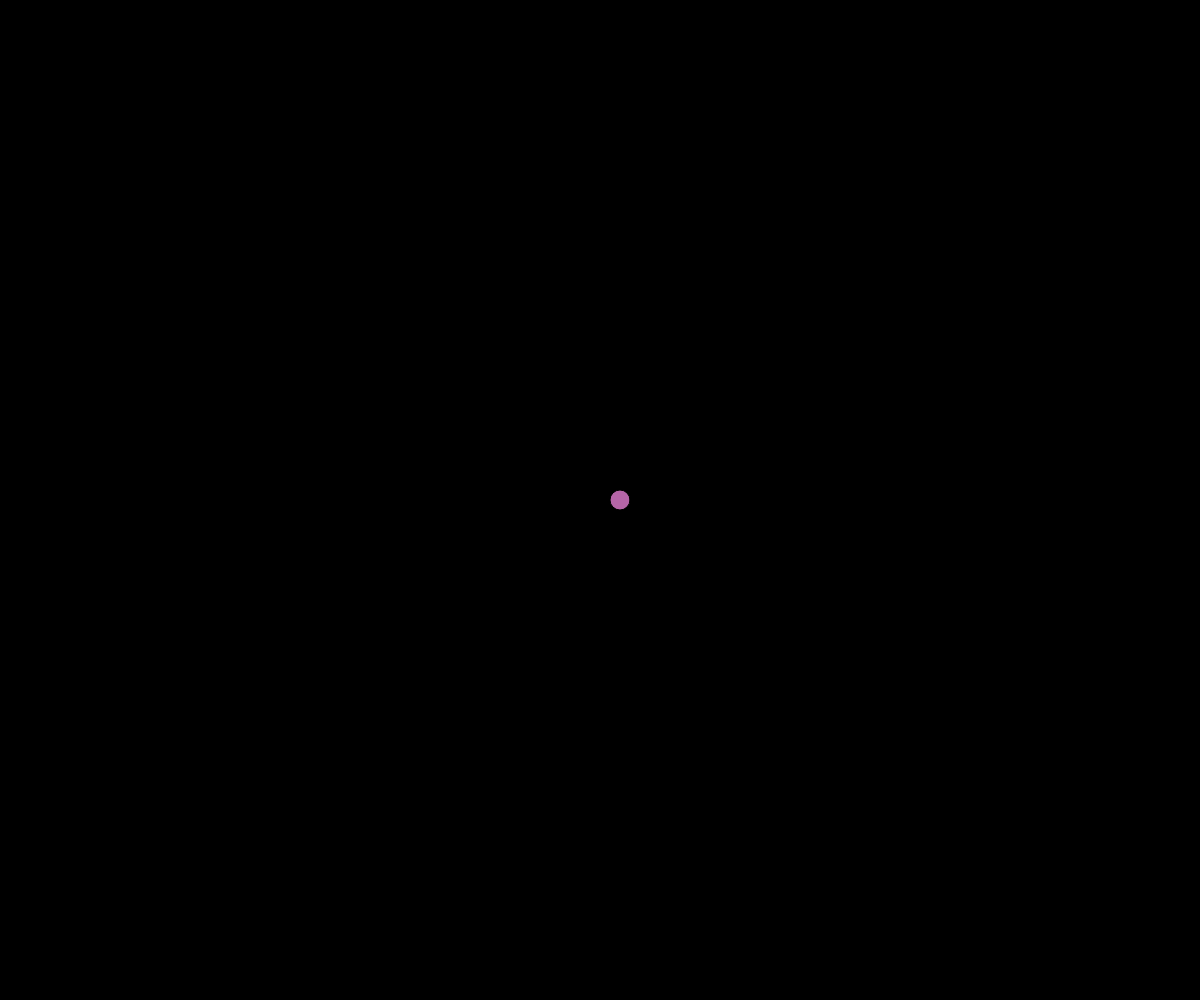
Frame 1 (no input)
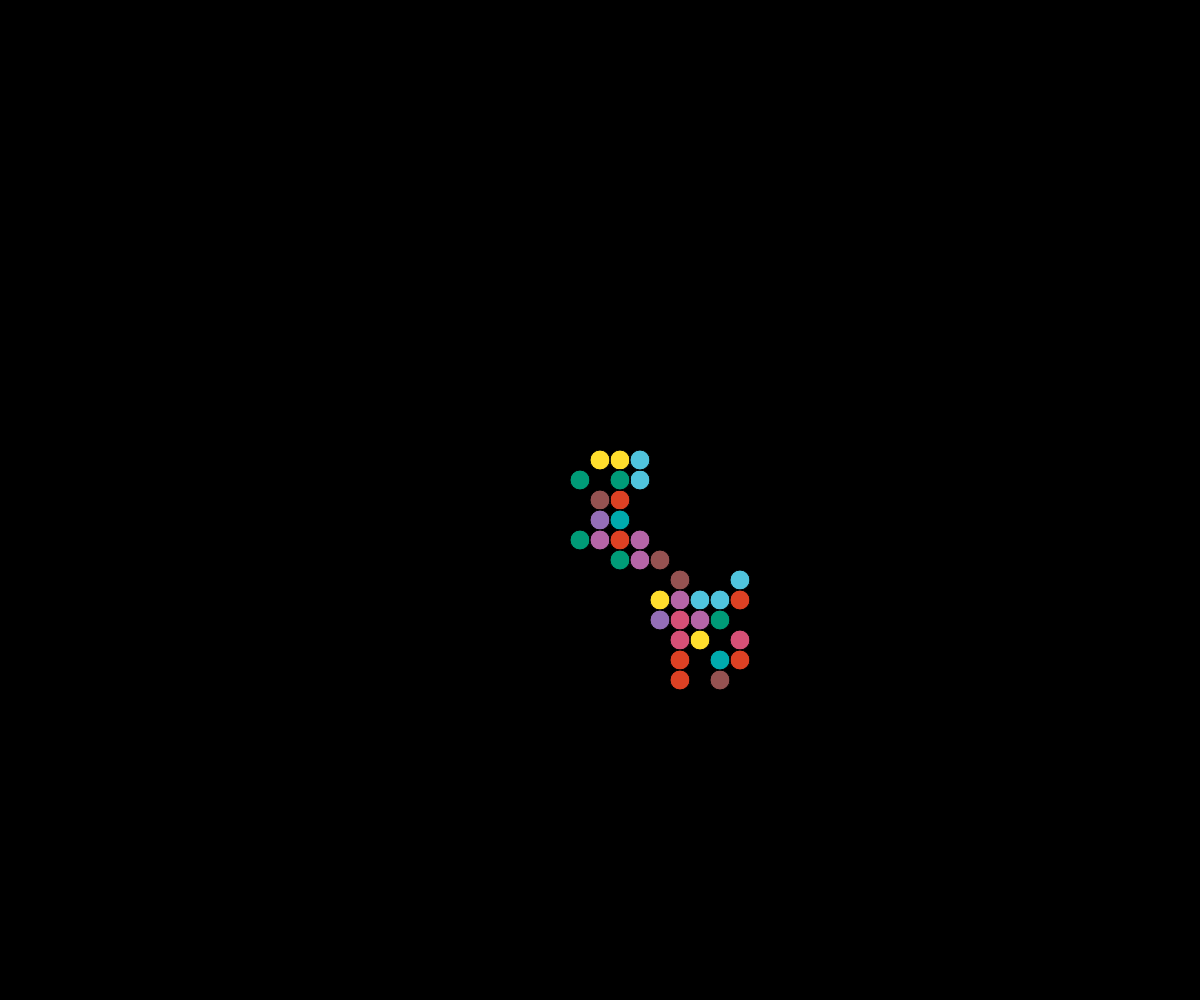
Frame 60 (no input)
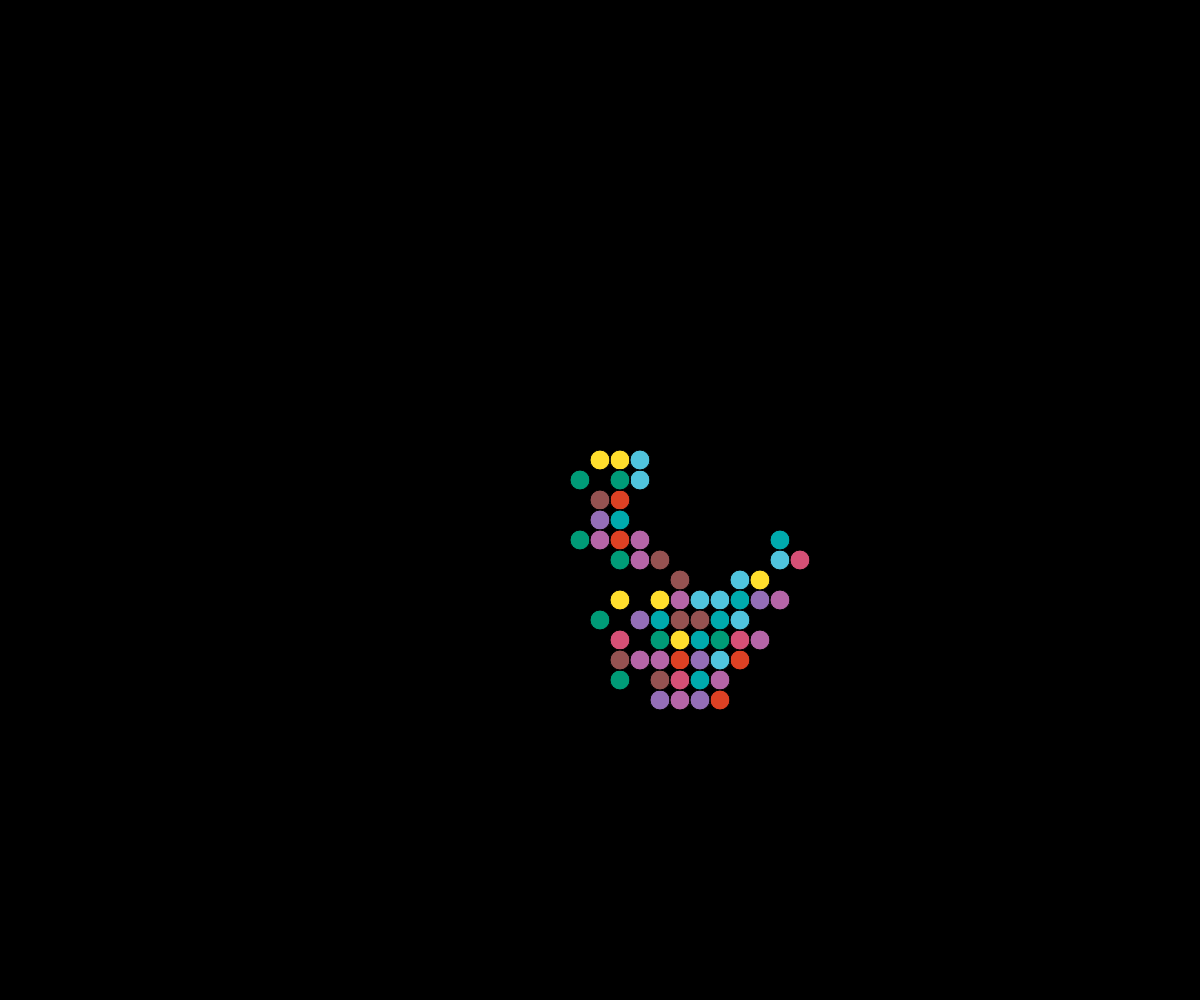
Frame 120 (the mouse pressed at the canvas centre since frame 60)

The p5.js sketch that drew these frames (run headless with seeded random() and noise() and a simulated clock; from frame 60 on, the mouse is pressed at the canvas centre):

// p5.js sketch
// ── sketch.js
let x;
let y;
let sz = 20;
//let spx = 1
//let spy =1
let sp = 20;
let clrs;

let tauIndex = 0;
function setup() {
  createCanvas(windowWidth, windowHeight);
  background(0);
  x = width / 2;
  y = height / 2;

  clrs = [
    color(255, 222, 45), // Yellow
    color(0, 170, 173), // Turquoise
    color(80, 196, 221), // Aquamarine
    color(148, 110, 183), // Purple
    color(149, 82, 81), // Marsala
    color(181, 101, 167), // Radiant Orchid
    color(0, 155, 119), // Emerald
    color(221, 65, 36), // Tangerine Tango
    color(214, 80, 118), // Honeysuckle
  ];
}

function draw() {
  switch (tauarr[tauIndex]) {
    case 1:
      fill(clrs[0]);
      x -= sp;
      y -= sp;
      break;
    case 2:
      fill(clrs[1]);
      //x -= sp;
      y -= sp;
      break;
    case 3:
      fill(clrs[2]);
      x += sp;
      y -= sp;
      break;
    case 4:
      fill(clrs[3]);
      x -= sp;
      //y -= sp;
      break;
    case 5:
      fill(clrs[4]);
      //x -= sp;
      //y -= sp;
      break;
    case 6:
      fill(clrs[5]);
      x += sp;
      //y -= sp;
      break;
    case 7:
      fill(clrs[6]);
      x -= sp;
      y += sp;
      break;
    case 8:
      fill(clrs[7]);
      //x -= sp;
      y += sp;
      break;
    case 9:
      fill(clrs[8]);
      x += sp;
      y += sp;
      break;

    default:
      break;
  }
  // fill(255, 255, 0);

  if (x + sz / 2 < 0) x = width - sz / 2;
  if (x - sz / 2 > width) x = sz / 2;
  if (y + sz / 2 < 0) y = height - sz / 2;
  if (y - sz / 2 > height) y = sz / 2;

  ellipse(x, y, sz, sz);
  tauIndex++;
  if (tauIndex > tauarr.length) {
    tauIndex = 0;
  }
}

// ── taudigit.js
const tauarr = [
  6, 2, 8, 3, 1, 8, 5, 3, 0, 7, 1, 7, 9, 5, 8, 6, 4, 7, 6, 9, 2, 5, 2, 8, 6, 7,
  6, 6, 5, 5, 9, 0, 0, 5, 7, 6, 8, 3, 9, 4, 3, 3, 8, 7, 9, 8, 7, 5, 0, 2, 1, 1,
  6, 4, 1, 9, 4, 9, 8, 8, 9, 1, 8, 4, 6, 1, 5, 6, 3, 2, 8, 1, 2, 5, 7, 2, 4, 1,
  7, 9, 9, 7, 2, 5, 6, 0, 6, 9, 6, 5, 0, 6, 8, 4, 2, 3, 4, 1, 3, 5, 9, 6, 4, 2,
  9, 6, 1, 7, 3, 0, 2, 6, 5, 6, 4, 6, 1, 3, 2, 9, 4, 1, 8, 7, 6, 8, 9, 2, 1, 9,
  1, 0, 1, 1, 6, 4, 4, 6, 3, 4, 5, 0, 7, 1, 8, 8, 1, 6, 2, 5, 6, 9, 6, 2, 2, 3,
  4, 9, 0, 0, 5, 6, 8, 2, 0, 5, 4, 0, 3, 8, 7, 7, 0, 4, 2, 2, 1, 1, 1, 1, 9, 2,
  8, 9, 2, 4, 5, 8, 9, 7, 9, 0, 9, 8, 6, 0, 7, 6, 3, 9, 2, 8, 8, 5, 7, 6, 2, 1,
  9, 5, 1, 3, 3, 1, 8, 6, 6, 8, 9, 2, 2, 5, 6, 9, 5, 1, 2, 9, 6, 4, 6, 7, 5, 7,
  3, 5, 6, 6, 3, 3, 0, 5, 4, 2, 4, 0, 3, 8, 1, 8, 2, 9, 1, 2, 9, 7, 1, 3, 3, 8,
  4, 6, 9, 2, 0, 6, 9, 7, 2, 2, 0, 9, 0, 8, 6, 5, 3, 2, 9, 6, 4, 2, 6, 7, 8, 7,
  2, 1, 4, 5, 2, 0, 4, 9, 8, 2, 8, 2, 5, 4, 7, 4, 4, 9, 1, 7, 4, 0, 1, 3, 2, 1,
  2, 6, 3, 1, 1, 7, 6, 3, 4, 9, 7, 6, 3, 0, 4, 1, 8, 4, 1, 9, 2, 5, 6, 5, 8, 5,
  0, 8, 1, 8, 3, 4, 3, 0, 7, 2, 8, 7, 3, 5, 7, 8, 5, 1, 8, 0, 7, 2, 0, 0, 2, 2,
  6, 6, 1, 0, 6, 1, 0, 9, 7, 6, 4, 0, 9, 3, 3, 0, 4, 2, 7, 6, 8, 2, 9, 3, 9, 0,
  3, 8, 8, 3, 0, 2, 3, 2, 1, 8, 8, 6, 6, 1, 1, 4, 5, 4, 0, 7, 3, 1, 5, 1, 9, 1,
  8, 3, 9, 0, 6, 1, 8, 4, 3, 7, 2, 2, 3, 4, 7, 6, 3, 8, 6, 5, 2, 2, 3, 5, 8, 6,
  2, 1, 0, 2, 3, 7, 0, 9, 6, 1, 4, 8, 9, 2, 4, 7, 5, 9, 9, 2, 5, 4, 9, 9, 1, 3,
  4, 7, 0, 3, 7, 7, 1, 5, 0, 5, 4, 4, 9, 7, 8, 2, 4, 5, 5, 8, 7, 6, 3, 6, 6, 0,
  2, 3, 8, 9, 8, 2, 5, 9, 6, 6, 7, 3, 4, 6, 7, 2, 4, 8, 8, 1, 3, 1, 3, 2, 8, 6,
  1, 7, 2, 0, 4, 2, 7, 8, 9, 8, 9, 2, 7, 9, 0, 4, 4, 9, 4, 7, 4, 3, 8, 1, 4, 0,
  4, 3, 5, 9, 7, 2, 1, 8, 8, 7, 4, 0, 5, 5, 4, 1, 0, 7, 8, 4, 3, 4, 3, 5, 2, 5,
  8, 6, 3, 5, 3, 5, 0, 4, 7, 6, 9, 3, 4, 9, 6, 3, 6, 9, 3, 5, 3, 3, 8, 8, 1, 0,
  2, 6, 4, 0, 0, 1, 1, 3, 6, 2, 5, 4, 2, 9, 0, 5, 2, 7, 1, 2, 1, 6, 5, 5, 5, 7,
  1, 5, 4, 2, 6, 8, 5, 5, 1, 5, 5, 7, 9, 2, 1, 8, 3, 4, 7, 2, 7, 4, 3, 5, 7, 4,
  4, 2, 9, 3, 6, 8, 8, 1, 8, 0, 2, 4, 4, 9, 9, 0, 6, 8, 6, 0, 2, 9, 3, 0, 9, 9,
  1, 7, 0, 7, 4, 2, 1, 0, 1, 5, 8, 4, 5, 5, 9, 3, 7, 8, 5, 1, 7, 8, 4, 7, 0, 8,
  4, 0, 3, 9, 9, 1, 2, 2, 2, 4, 2, 5, 8, 0, 4, 3, 9, 2, 1, 7, 2, 8, 0, 6, 8, 8,
  3, 6, 3, 1, 9, 6, 2, 7, 2, 5, 9, 5, 4, 9, 5, 4, 2, 6, 1, 9, 9, 2, 1, 0, 3, 7,
  4, 1, 4, 4, 2, 2, 6, 9, 9, 9, 9, 9, 9, 9, 6, 7, 4, 5, 9, 5, 6, 0, 9, 9, 9, 0,
  2, 1, 1, 9, 4, 6, 3, 4, 6, 5, 6, 3, 2, 1, 9, 2, 6, 3, 7, 1, 9, 0, 0, 4, 8, 9,
  1, 8, 9, 1, 0, 6, 9, 3, 8, 1, 6, 6, 0, 5, 2, 8, 5, 0, 4, 4, 6, 1, 6, 5, 0, 6,
  6, 8, 9, 3, 7, 0, 0, 7, 0, 5, 2, 3, 8, 6, 2, 3, 7, 6, 3, 4, 2, 0, 2, 0, 0, 0,
  6, 2, 7, 5, 6, 7, 7, 5, 0, 5, 7, 7, 3, 1, 7, 5, 0, 6, 6, 4, 1, 6, 7, 6, 2, 8,
  4, 1, 2, 3, 4, 3, 5, 5, 3, 3, 8, 2, 9, 4, 6, 0, 7, 1, 9, 6, 5, 0, 6, 9, 8, 0,
  8, 5, 7, 5, 1, 0, 9, 3, 7, 4, 6, 2, 3, 1, 9, 1, 2, 5, 7, 2, 7, 7, 6, 4, 7, 0,
  7, 5, 7, 5, 1, 8, 7, 5, 0, 3, 9, 1, 5, 5, 6, 3, 7, 1, 5, 5, 6, 1, 0, 6, 4, 3,
  4, 2, 4, 5, 3, 6, 1, 3, 2, 2, 6, 0, 0, 3, 8, 5, 5, 7, 5, 3, 2, 2, 2, 3, 9, 1,
  8, 1, 8, 4, 3, 2, 8, 4, 0, 3, 9, 8,
];
